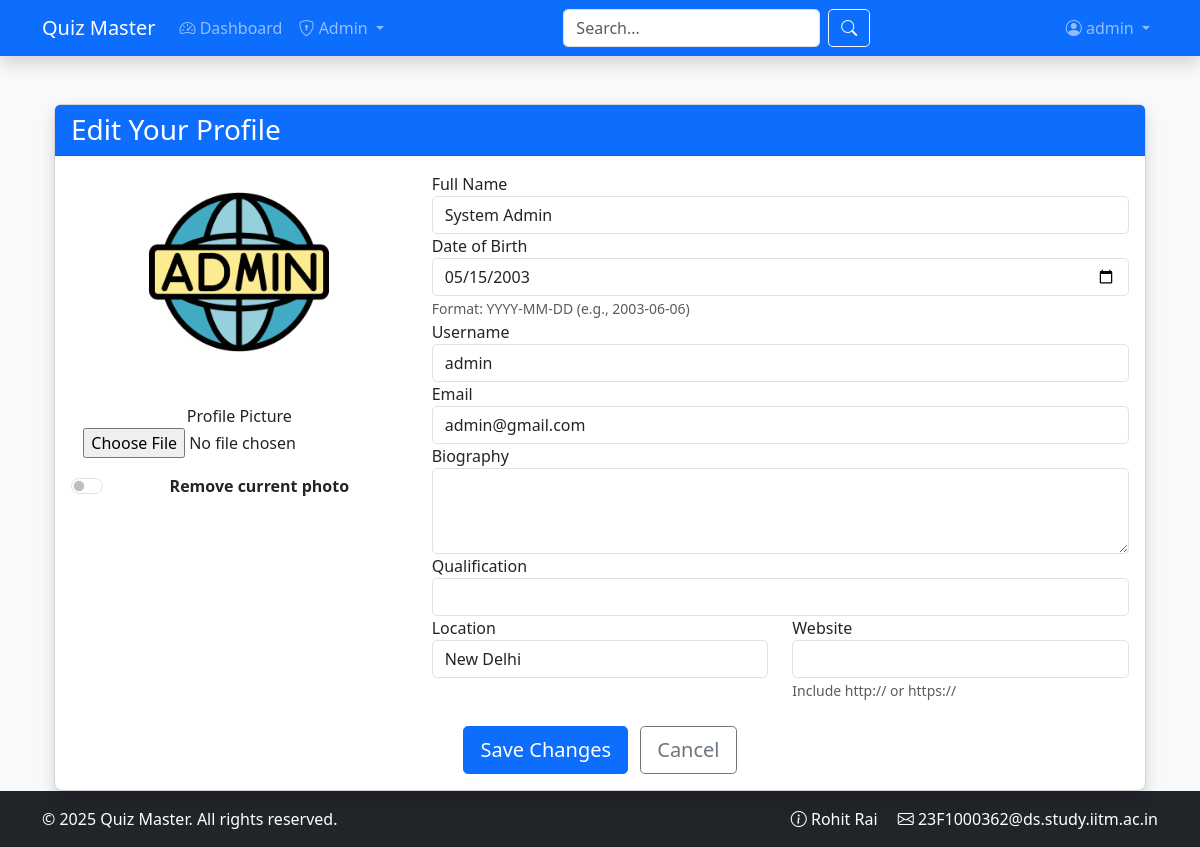
The app's page /profile/edit (signed in) with its own data.
### application/models.py (models this page shows, shortened)
class User(UserMixin, db.Model):
    __tablename__ = 'users'
    id = db.Column(db.Integer, primary_key=True)
    username = db.Column(db.String(100), unique=True, nullable=False, index=True)
    password_hash = db.Column(db.String(128), nullable=False)
    full_name = db.Column(db.String(100), nullable=False)
    email = db.Column(db.String(120), unique=True, nullable=False)
    qualification = db.Column(db.String(100))
    dob = db.Column(db.Date)
    bio = db.Column(db.Text)
    location = db.Column(db.String(100))
    avatar = db.Column(db.String(255), nullable=True)
    website = db.Column(db.String(200))
    is_admin = db.Column(db.Boolean, default=False)
    is_admin = db.Column(db.Boolean, default=False)
    is_active = db.Column(db.Boolean, default=True)
    created_at = db.Column(db.DateTime, default=lambda: datetime.now(timezone.utc))
    last_seen = db.Column(db.DateTime, default=lambda: datetime.now(timezone.utc))
    scores = db.relationship('Score', back_populates='user', cascade='all, delete-orphan')
    quiz_attempts = db.relationship('QuizAttempt', back_populates='user', cascade='all, delete-orphan')
    @property
    def password(self):
        raise AttributeError('Password is not readable')

### application/blueprints/profile_bp.py (the view, shortened to what this page needs)
@profile_bp.route('/edit', methods=['GET', 'POST'])
@login_required
def edit_profile():
    form = ProfileForm()
    form.full_name.data = current_user.full_name
    form.username.data = current_user.username
    form.email.data = current_user.email
    form.dob.data = current_user.dob
    form.bio.data = current_user.bio
    form.location.data = current_user.location
    form.website.data = current_user.website
    form.qualification.data = current_user.qualification
    return render_template('user/profile_edit.html', form=form)

### application/forms.py
class ProfileForm(FlaskForm):
    full_name = StringField('Full Name', validators=[Optional()])
    username = StringField('Username', validators=[DataRequired()])
    email = StringField('Email', validators=[DataRequired(), Email()])
    bio = TextAreaField('Biography', validators=[Optional()])
    dob = DateField('Date of Birth', format='%Y-%m-%d', validators=[Optional()])
    qualification = StringField('Qualifications')
    location = StringField('Location', validators=[Optional()])
    website = URLField('Website', validators=[Optional(), URL()])
    avatar = FileField('Profile Picture', validators=[FileAllowed(['jpg', 'png', 'jpeg'])])
    submit = SubmitField('Save Changes')
    remove_avatar = BooleanField('Remove current photo', default=False)

### application/__init__.py (called while the page is built)
@login_manager.user_loader
def load_user(user_id):
    from application.models import User
    return User.query.get(int(user_id))

### application/templates/user/profile_edit.html (shortened to what this page needs)
{% extends "base.html" %}
{% block content %}
<div class="container mt-4">
    <div class="card shadow">
        <div class="card-header bg-primary text-white">
            <h3 class="mb-0">Edit Your Profile</h3>
        </div>
        <div class="card-body">
            <form method="POST" enctype="multipart/form-data" novalidate>
                <div class="row mb-4">
                    <div class="col-md-4 text-center">
                        <div class="mb-3">
                            <img
                                id="avatarPreview"
                                src="{% if current_user.avatar %}{{ url_for('profile.serve_uploaded_file', filename=current_user.avatar) }}{% else %}{{ url_for('static', filename='images/default_avatar.png') }}{% endif %}"
                                class="img-fluid rounded-circle mb-3"
                                style="width: 200px; height: 200px; object-fit: cover;"
                                alt="Avatar Preview">
                        </div>
                        <div class="custom-file mb-3">
                            {{ form.avatar.label(class="custom-file-label") }}
                            {{ form.avatar(class="custom-file-input", id="avatar", accept="image/*") }}
                        </div>
                        <div class="form-check form-switch mt-3">
                            {{ form.remove_avatar(class="form-check-input", id="removeAvatar") }}
                            <label class="form-check-label fw-bold" for="removeAvatar">
                                Remove current photo
                            </label>
                        </div>
                    </div>
                    <div class="col-md-8">
                        <div class="form-group">
                            <label for="full_name">Full Name</label>
                            {{ form.full_name(class="form-control", id="full_name") }}
                        </div>
                        <div class="form-group">
                            <label for="dob">Date of Birth</label>
                            {{ form.dob(class="form-control", id="dob", type="date") }}
                            <small class="form-text text-muted">Format: YYYY-MM-DD (e.g., 2003-06-06)</small>
                        </div>
                        <div class="form-group">
                            <label for="username">Username</label>
                            {{ form.username(class="form-control", id="username") }}
                        </div>
                        <div class="form-group">
                            <label for="email">Email</label>
                            {{ form.email(class="form-control", id="email") }}
                        </div>
                        <div class="form-group">
                            <label for="bio">Biography</label>
                            {{ form.bio(class="form-control", id="bio", rows="3") }}
                        </div>
                        <div class="form-group">
                            <label for="qualification">Qualification</label>
                            {{ form.qualification(class="form-control", id="qualification") }}
                        </div>
                        <div class="row">
                            <div class="col-md-6">
                                <div class="form-group">
                                    <label for="location">Location</label>
                                    {{ form.location(class="form-control", id="location") }}
                                </div>
                            </div>
                            <div class="col-md-6">
                                <div class="form-group">
                                    <label for="website">Website</label>
                                    {{ form.website(class="form-control", id="website") }}
                                    <small class="form-text text-muted">Include http:// or https://</small>
                                </div>
                            </div>
                        </div>
                    </div>
                </div>
                <div class="form-group text-center">
                    {{ form.submit(class="btn btn-primary btn-lg") }}
                    <a href="{{ url_for('profile.view', username=current_user.username) }}" class="btn btn-outline-secondary btn-lg ms-2">
                        Cancel
                    </a>
                </div>
            </form>
        </div>
    </div>
</div>
{% endblock %}

### application/templates/base.html (shortened to what this page needs)
<!DOCTYPE html>
<html lang="en">
<head>
    <link href="https://cdn.jsdelivr.net/npm/bootstrap@5.3.0/dist/css/bootstrap.min.css" rel="stylesheet">
    <link rel="stylesheet" href="https://cdn.jsdelivr.net/npm/bootstrap-icons@1.11.1/font/bootstrap-icons.css">
    <link rel="stylesheet" href="{{ url_for('static', filename='css/main.css') }}">
</head>
<body class="d-flex flex-column min-vh-100">
    <nav class="navbar navbar-expand-lg navbar-dark bg-primary shadow">
        <div class="container">
            <a class="navbar-brand" href="{{ url_for('main.index') }}">
                 Quiz Master
            </a>
            <div class="collapse navbar-collapse" id="mainNav">
                <ul class="navbar-nav me-auto">
                    {% if current_user.is_authenticated %}
                        <li class="nav-item">
                            <a class="nav-link" href="{{ url_for('user.dashboard') }}">
                                <i class="bi bi-speedometer2"></i> Dashboard
                            </a>
                        </li>
                        {% if current_user.is_admin %}
                        <li class="nav-item dropdown">
                            <a class="nav-link dropdown-toggle" href="#" role="button" data-bs-toggle="dropdown">
                                <i class="bi bi-shield-lock"></i> Admin
                            </a>
                        </li>
                        {% endif %}
                    {% endif %}
                </ul>
                <form class="d-flex me-3" action="{{ url_for('main.search') }}" method="GET">
                    <input class="form-control me-2" type="text" name="q" placeholder="Search..." required>
                    <button class="btn btn-outline-light" type="submit">
                        <i class="bi bi-search"></i>
                    </button>
                </form>
                <ul class="navbar-nav ms-auto">
                    {% if current_user.is_authenticated %}
                        <li class="nav-item dropdown">
                            <a class="nav-link dropdown-toggle" href="#" role="button" data-bs-toggle="dropdown">
                                <i class="bi bi-person-circle"></i> {{ current_user.username }}
                            </a>
                        </li>
                    {% endif %}
                </ul>
            </div>
        </div>
    </nav>
    <main class="container flex-grow-1 mt-4">
        {% block content %}{% endblock %}
    </main>
    <footer class="bg-dark text-white mt-auto py-3">
        <div class="container">
            <div class="row">
                <div class="col-md-6">
                    <p class="mb-0">&copy; 2025 Quiz Master. All rights reserved.</p>
                </div>
                <div class="col-md-6 text-end">
                    <a href="#" class="text-white text-decoration-none me-3">
                        <i class="bi bi-info-circle"></i> Rohit Rai
                    </a>
                    <a href="#" class="text-white text-decoration-none">
                        <i class="bi bi-envelope"></i> 23F1000362@ds.study.iitm.ac.in
                    </a>
                </div>
            </div>
        </div>
    </footer>
</body>
</html>

### application/static/css/main.css (style rules this page uses)
body { font-family: 'Segoe UI', Tahoma, Geneva, Verdana, sans-serif; background-color: #f8f9fa; }
.navbar { box-shadow: 0 2px 4px rgba(0, 0, 0, 0.1); }
.card { border-radius: 0.5rem; box-shadow: 0 2px 5px rgba(0, 0, 0, 0.05); transition: transform 0.3s ease; }
.btn { border-radius: 0.3rem; }
.form-control, .form-select { border-radius: 0.3rem; }

### records on screen
User: username "admin", avatar (picture), full_name "System Admin", dob "05/15/2003", email "admin@gmail.com", location "New Delhi"
